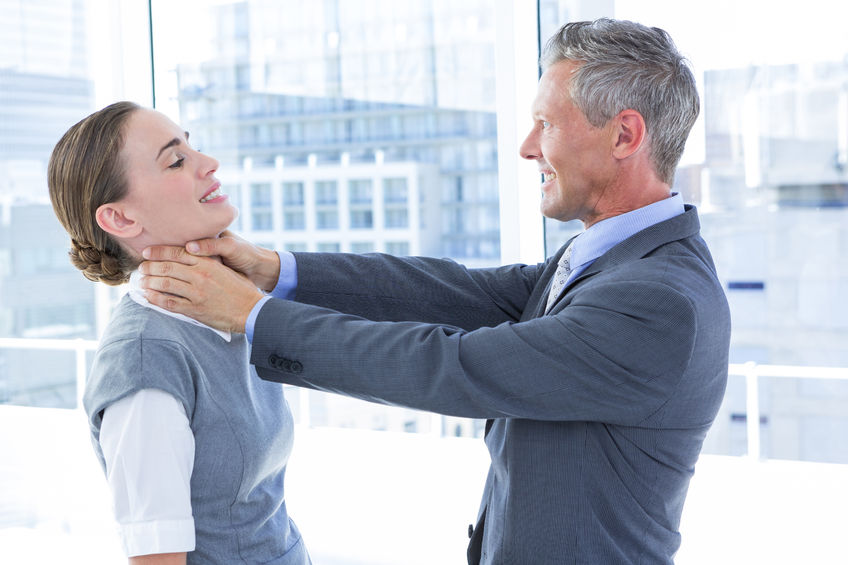
#> input picture MedianFilter/Images/Original/strangle.jpg, 848 x 565 px, found by its file name
$ python s_and_p_noise.py
#> lines starting #> are read from the running program, lines starting #| are printed output that depends on the picture; after the words box and inside, x2 and y2 are one past the last pixel; in counts of white or black regions, pixels touching at a corner belong together
import random
import cv2

def add_noise(img):

    # Getting the dimensions of the image
    row , col = img.shape

    # Randomly pick some pixels in the
    # image for coloring them white
    # Pick a random number between 300 and 10000
    number_of_pixels = random.randint(300, 10000)
    for i in range(number_of_pixels):

        # Pick a random y coordinate
        y_coord=random.randint(0, row - 1)

        # Pick a random x coordinate
        x_coord=random.randint(0, col - 1)

        # Color that pixel to white
        img[y_coord][x_coord] = 255

    # Randomly pick some pixels in
    # the image for coloring them black
    # Pick a random number between 300 and 10000
    number_of_pixels = random.randint(300 , 10000)
    for i in range(number_of_pixels):

        # Pick a random y coordinate
        y_coord=random.randint(0, row - 1)

        # Pick a random x coordinate
        x_coord=random.randint(0, col - 1)

        # Color that pixel to black
        img[y_coord][x_coord] = 0

    return img

# salt-and-pepper noise can
# be applied only to grayscale images
# Reading the color image in grayscale image
img = cv2.imread('strangle.jpg',
                 cv2.IMREAD_GRAYSCALE)
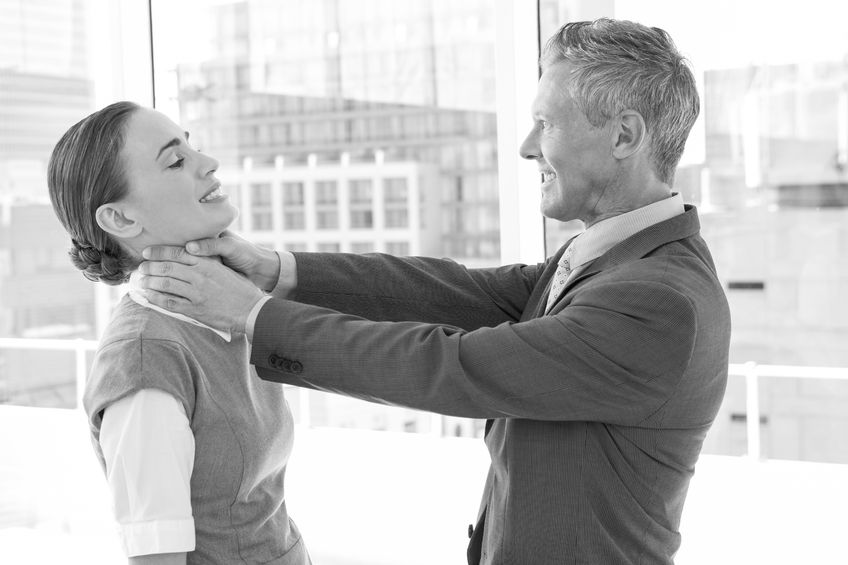
#> img: shape (565, 848); min 0, max 255, mean 185.7

#Storing the image
cv2.imwrite('5.jpg',
            add_noise(img))
#> after the loop in add_noise, `for i in range(number_of_pixels):`:
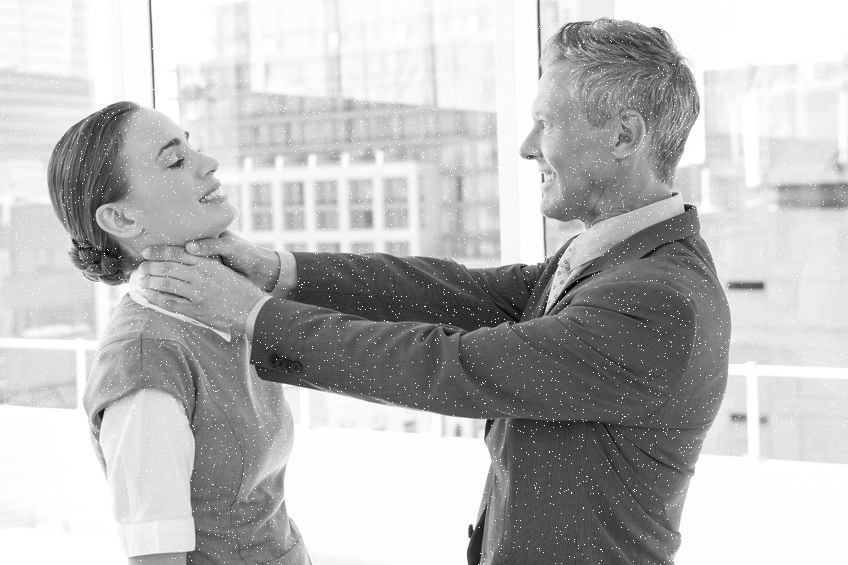
#> img: shape (565, 848); 1.29% of pixels changed, all inside (x1, y1, x2, y2) = (0, 0, 848, 565)
#> after the loop in add_noise, `for i in range(number_of_pixels):`:
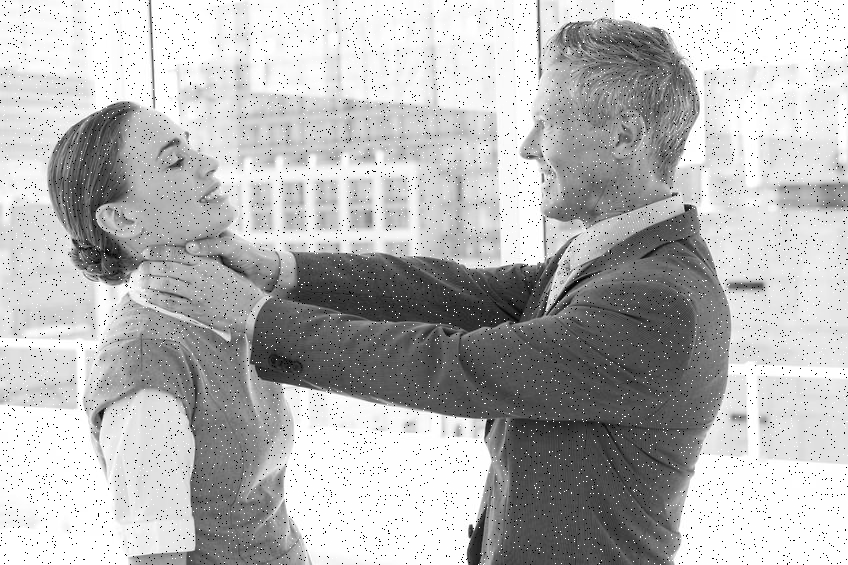
#> img: shape (565, 848); 1.81% of pixels changed, all inside (x1, y1, x2, y2) = (0, 0, 848, 565)

$ run again, with MedianFilter/Images/Original/UCT.jpg copied over MedianFilter/Images/Original/strangle.jpg
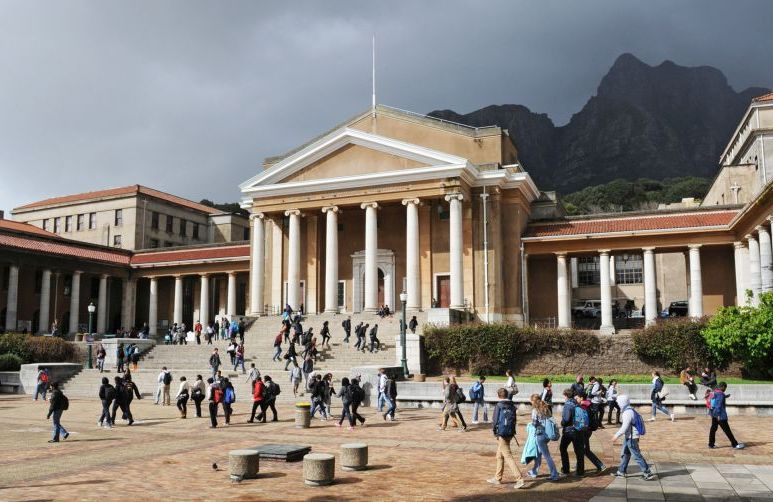
#> input picture MedianFilter/Images/Original/UCT.jpg, 773 x 502 px, found by its file name
#> after the loop in add_noise, `for i in range(number_of_pixels):`:
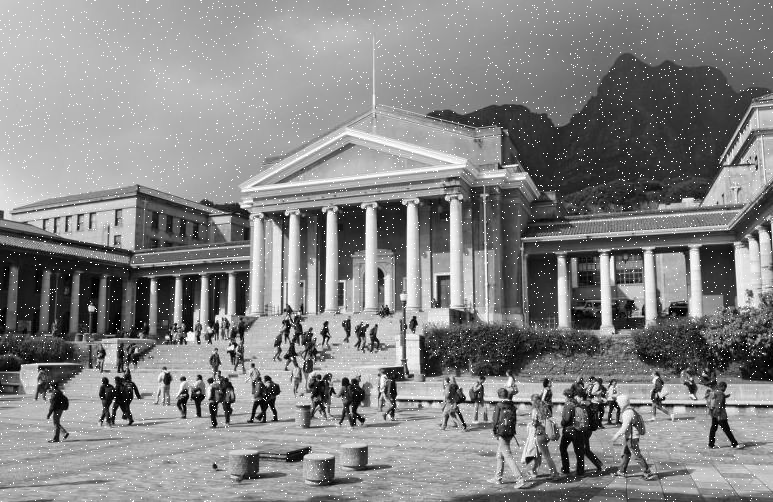
#> img: shape (502, 773); min 0, max 255, mean 133.2
#> after the loop in add_noise, `for i in range(number_of_pixels):`:
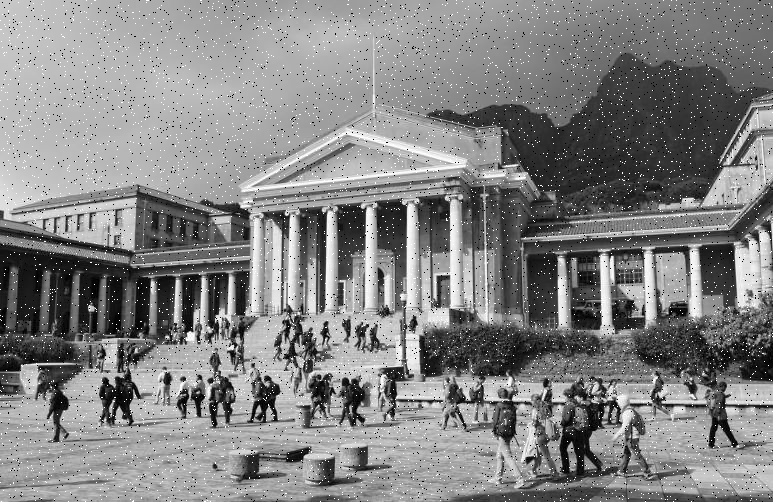
#> img: shape (502, 773); 1.21% of pixels changed, all inside (x1, y1, x2, y2) = (0, 0, 773, 502)

$ run again, with MedianFilter/Images/Original/cow.jpg copied over MedianFilter/Images/Original/strangle.jpg
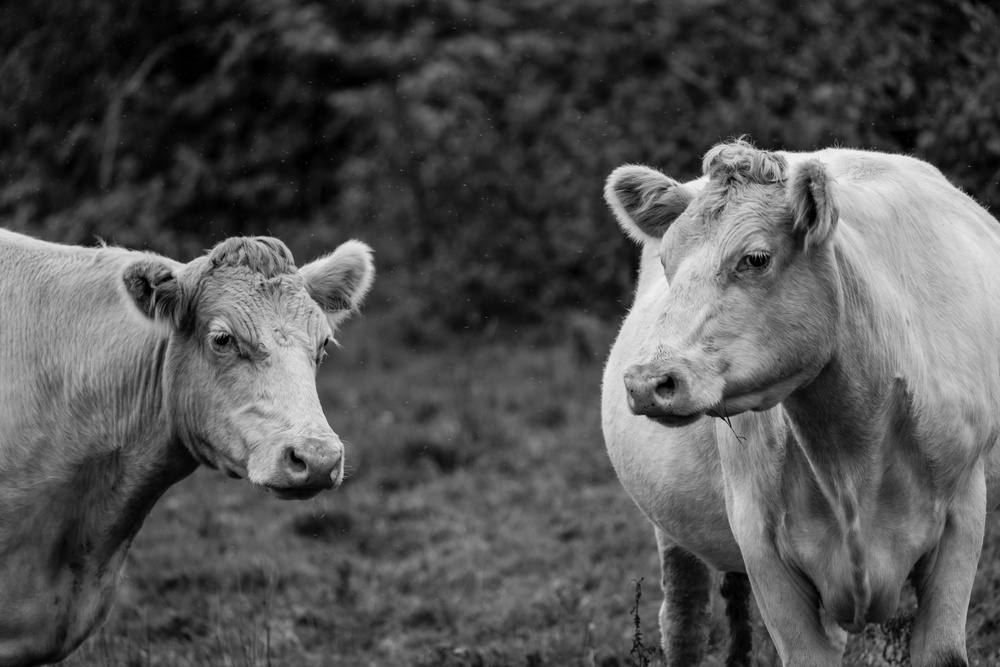
#> input picture MedianFilter/Images/Original/cow.jpg, 1000 x 667 px, shrunk from 6144 x 4096 before the run, found by its file name
#> img is the input picture: shape (667, 1000); min 0, max 244, mean 82.3
#> after the loop in add_noise, `for i in range(number_of_pixels):`:
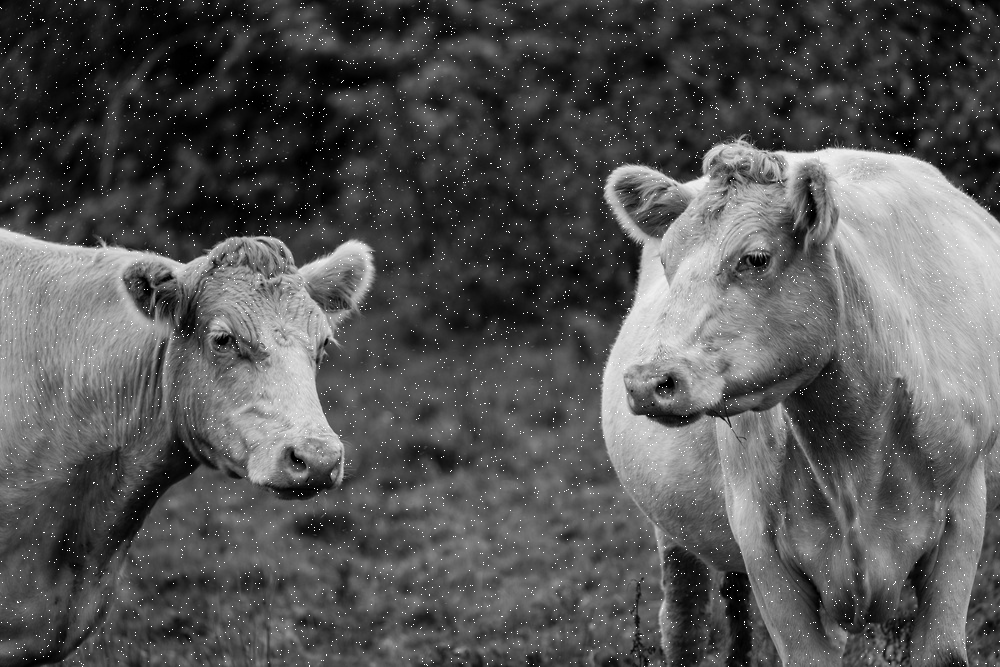
#> img: shape (667, 1000); 0.99% of pixels changed, all inside (x1, y1, x2, y2) = (0, 0, 1000, 667)
#> after the loop in add_noise, `for i in range(number_of_pixels):`:
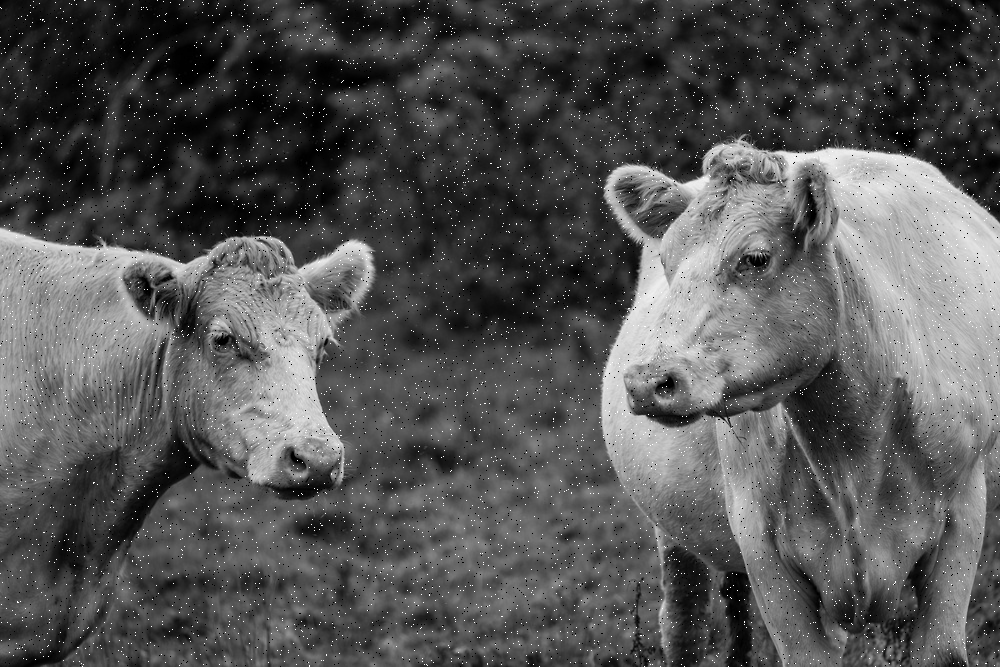
#> img: shape (667, 1000); 0.64% of pixels changed, all inside (x1, y1, x2, y2) = (0, 0, 1000, 667)
